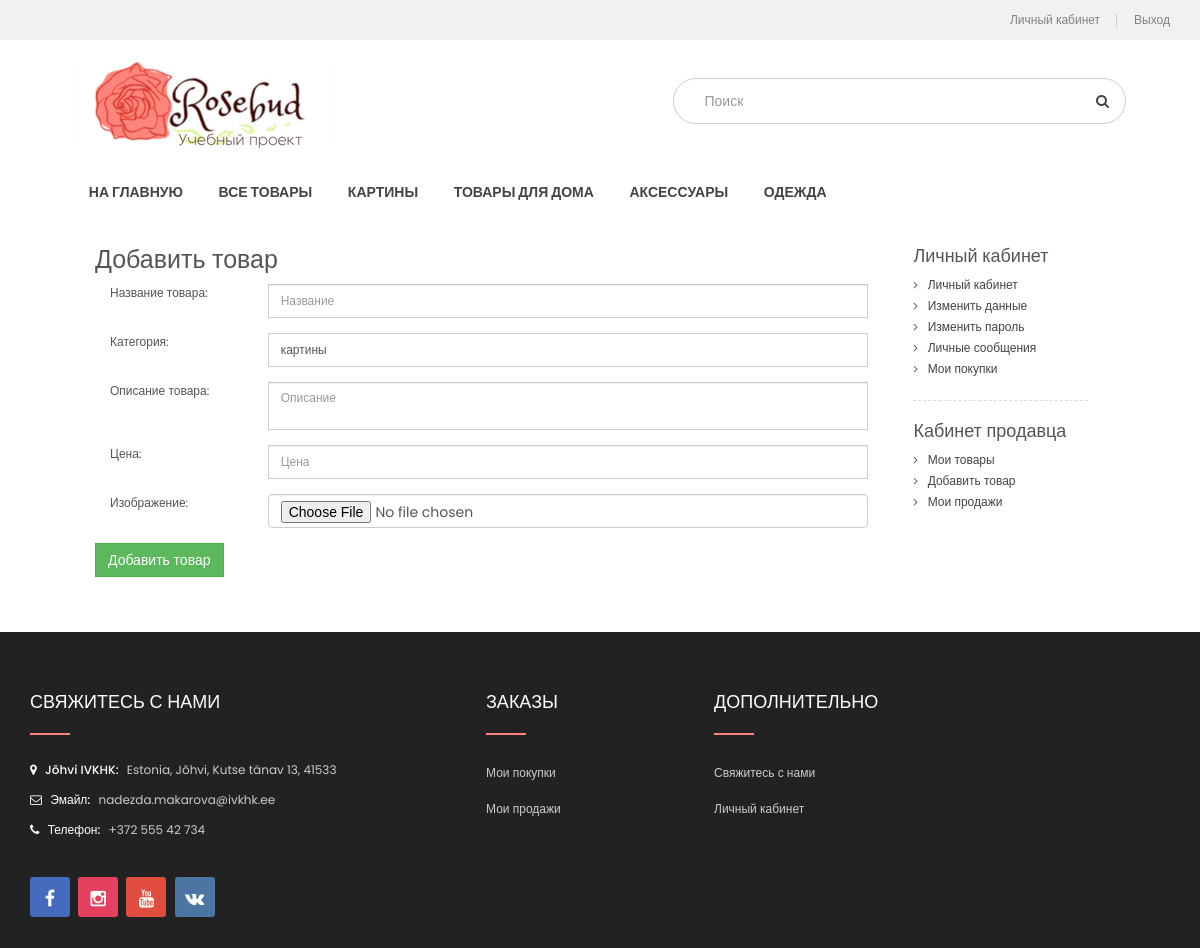
The page /add_product (signed in) on the database its author committed.
### tables this page shows
CREATE TABLE `product_categories` (
  `idCategory` int(11) NOT NULL,
  `categoryName` varchar(30) NOT NULL
);

### controller/controllerUser.php (called while the page is built, shortened)
<?php
class controllerUser{
	public static function addProductForm(){
		$rows = modelUser::getProductCategory();
		include_once('view/add_product.php');
	}
}

### index.php (called while the page is built, shortened)
<?php
include_once 'inc/database.php';
include_once 'model/category.php';
include_once 'model/modelUser.php';
include_once 'controller/controller.php';
include_once 'controller/controllerUser.php';
include 'route/routing.php';
?>

### inc/database.php (called while the page is built, shortened)
<?php
class database {
    private $conn;
    private $host;
    private $user;
    private $password;
    private $baseName;
    function __construct() {
        $this->host = 'localhost';
        $this->user = 'root';
        $this->password = '';
        $this->baseName = 'rosebud_shop';
    }
    function connect() {
        try {
            $this->conn = new PDO(
                    'mysql:host='.$this->host.''
                    .';dbname='.$this->baseName.'',
                    $this->user,
                    $this->password,
                    array(PDO::MYSQL_ATTR_INIT_COMMAND => 'SET NAMES utf8'));
        } catch (Exception $e) {
            die('Connection failed : '.$e->getMessage());
        }
        return $this->conn;
    }
    function disconnect() {
        if ($this->conn) {
            $this->conn = null;
        }
    }
    function getAll($query) {
        $stmt = $this->conn->prepare($query);
        $stmt->execute();
        $stmt->setFetchMode(PDO::FETCH_ASSOC);
        $response = $stmt->fetchAll();
        return $response;
    }
}
?>

### model/modelUser.php (called while the page is built, shortened)
<?php
class modelUser{
	public static function getProductCategory(){
		$sql = "SELECT * from product_categories ORDER BY `product_categories`.idCategory ASC";
		$database = new database();
		$rows = $database->getAll($sql);
		return $rows;
	}
}

### model/category.php (called while the page is built)
<?php
class Category{
    public static function getMainCategories() {
        $query = "SELECT * FROM `product_categories`" ;
        $db = new Database();
        $categories = $db->getAll($query);
        return $categories;
    }
}

### controller/controller.php (called while the page is built, shortened)
<?php
class Controller{
	public static function mainCategories(){
		$categories = Category::getMainCategories();
		include_once 'view/categories.php';
	}
}
?>

### view/add_product.php (the view, shortened to what this page needs)
<div class="col-xs-9" style="float: left; width: 80%;">
        <h1 class="box-title">Добавить товар</h4>
        <?php
        	if (isset($results)) {
        		if ($results==true) {
        ?>
        			<div class="alert alert-success"><i class="fa fa-check-circle"></i>
        				<?php
	        			echo '<strong>Запись добавлена.</strong> <a href="my_products?id='.$_SESSION['userId'].'">Список товаров</a>';
        				?>
        			</div>
       	<?php
        		}
        		else if ($results==false){
        ?>
	        		<div class="alert alert-warning"><i class="fa fa-warning"></i>
	        			<?php
	        			echo '<strong>Ошибка добавления товара</strong> <a href="my_products?id='.$_SESSION['userId'].'">Список товаров</a>';
	        			?>
	        		</div>
        <?php
        		}
        	}
        	else{
        ?>
        <form action="addProductResult" method="POST" enctype="multipart/form-data">
        	<div class="form-group" style="overflow: hidden;">
		        <label class="col-sm-2 control-label" style="float: left; width: 20%;">Название товара: </label>
		        <div class="col-sm-10" style="width: 80%;">
		        	<input type="text" name="name" placeholder="Название" class="form-control" required>
		        </div>
		    </div>
		    <div class="form-group" style="overflow: hidden;">
		        <label class="col-sm-2 control-label" style="float: left; width: 20%;">Категория: </label>
		        <div class="col-sm-10" style="width: 80%;">
			        <select name="category" id="" class="form-control">
			        	<?php
			        		foreach ($rows as $row) {
			        		    echo '<option value="'.$row['idCategory'].'">'.$row['categoryName'].'</option>';
			        		}
			        	?>
					</select>
				</div>
			</div>
			<div class="form-group" style="overflow: hidden;">
				<label class="col-sm-2 control-label" style="float: left; width: 20%;">Описание товара: </label>
				<div class="col-sm-10" style="width: 80%;">
					<textarea name="description" placeholder='Описание' class="form-control" required></textarea>
				</div>
			</div>
			<div class="form-group" style="overflow: hidden;">
				<label class="col-sm-2 control-label" style="float: left; width: 20%;">Цена: </label>
				<div class="col-sm-10" style="width: 80%;">
					<input type="number" name="price" step="0.01" min="0" placeholder="Цена" class="form-control" required>
				</div>
			</div>
			<div class="form-group" style="overflow: hidden;">
				<label class="col-sm-2 control-label" style="float: left; width: 20%;">Изображение: </label>
				<div class="col-sm-10" style="width: 80%;">
					<input type="file" name="img"  class="form-control" required>
				</div>
			</div>
	        <input type="submit" class="btn btn-success" value="Добавить товар" name="save">
        </form>
		<?php
		}
		?>
</div>
<?php
	include "view/templates/userMenu.php";
	include "view/templates/layout.php";
?>

### view/categories.php
<?php
	foreach ($categories as $value){
			echo '<li class="">
			<p class="close-menu"></p>';
			echo "<a href='category?id=".$value['idCategory']."' class='clearfix menu1'>";
				echo "<strong>".$value['categoryName']."</strong>
				<span class='label'></span>
				</a></li>";
	}
?>

### public/css/themecss/so_megamenu.css (style rules this page uses)
ul.megamenu > li { float: left; margin-right:1px; }
ul.megamenu > li > a { display: block; position: relative; color: #fff; font-size: 14px; padding: 15px 18px ; }
ul.megamenu > li > a strong { font-weight: 400; }

### public/css/header2.css (style rules this page uses)
.header-bottom .header-bottom-right .megamenu-wrapper .megamenu li { margin-right: 1.5%; }
.header-bottom .header-bottom-right .megamenu-wrapper .megamenu li .menu1 { padding: 5px 10px; border-radius: 3px; text-transform: uppercase; font-weight: 600; transition: none; color: #444444; }
.header-bottom .header-bottom-right .megamenu-wrapper .megamenu li .menu1 strong { font-weight: 700; }

### rows shown on the page
product_categories: categoryName "КАРТИНЫ"
product_categories: categoryName "ТОВАРЫ ДЛЯ ДОМА"
product_categories: categoryName "АКСЕССУАРЫ"
product_categories: categoryName "ОДЕЖДА"

### other values the page prints
form field category "картины"
